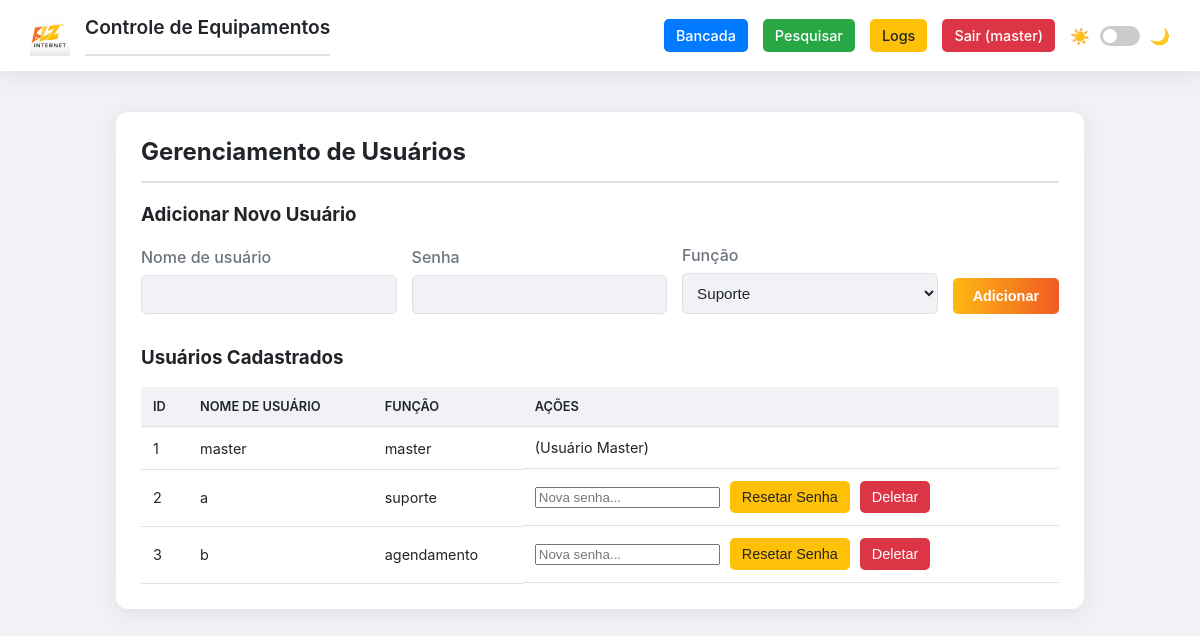
The app's page /admin/users (signed in) with its own data.
### app.py (models this page shows, shortened)
class User(UserMixin, db.Model):
    __tablename__ = "user"
    id = db.Column(db.Integer, primary_key=True)
    username = db.Column(db.String(80), unique=True, nullable=False)
    password_hash = db.Column(db.String(256), nullable=False)
    role = db.Column(db.String(20), nullable=False, default="suporte")
    testes = db.relationship('Teste', backref='tester', lazy=True)
    logs = db.relationship('Log', backref='user', lazy=True)
    @property
    def is_admin(self) -> bool:
        return self.role == "master"

### app.py (the view)
@app.route("/admin/users")
@login_required
@admin_required
def manage_users():
    users = User.query.order_by(User.id).all()
    return render_template("admin_users.html", users=users)

### app.py (called while the page is built)
def admin_required(func):
    @wraps(func)
    def wrapper(*args, **kwargs):
        if not current_user.is_authenticated or not current_user.is_admin:
            abort(403)
        return func(*args, **kwargs)
    return wrapper

@login_manager.user_loader
def load_user(user_id: str) -> Optional[User]:
    try:
        return User.query.get(int(user_id))
    except (ValueError, TypeError):
        return None

### templates/admin_users.html (shortened to what this page needs)
<!DOCTYPE html>
<html lang="pt-br" data-theme="light">
<head>
</head>
<body>
    <header class="top-bar">
        <div class="top-bar-logo">
            <img src="{{ url_for('static', filename='logo.png') }}" alt="Logotipo da Empresa">
            <h1>Controle de Equipamentos</h1>
        </div>
        <div class="top-bar-nav">
            <a href="{{ url_for('index') }}" class="nav-link link-bancada">Bancada</a>
            <a href="{{ url_for('pesquisar') }}" class="nav-link link-pesquisar">Pesquisar</a>
            <a href="{{ url_for('view_logs') }}" class="nav-link link-logs">Logs</a>
            <a href="{{ url_for('logout') }}" class="nav-link logout-link">Sair ({{ current_user.username }})</a>
            <div class="theme-switch">
                <span>☀️</span>
                <label class="switch">
                    <span class="slider"></span>
                </label>
                <span>🌙</span>
            </div>
        </div>
    </header>
    <main class="page-container">
        <section class="card">
            <h2>Gerenciamento de Usuários</h2>
            <div class="form-section" style="margin-bottom: 2em;">
                <h3>Adicionar Novo Usuário</h3>
                <form action="{{ url_for('add_user') }}" method="POST" class="form-row">
                    <div class="form-group">
                        <label for="username">Nome de usuário</label>
                        <input type="text" id="username" name="username" required>
                    </div>
                    <div class="form-group">
                        <label for="password">Senha</label>
                        <input type="password" id="password" name="password" required>
                    </div>
                    <div class="form-group">
                        <label for="role">Função</label>
                        <select id="role" name="role">
                            <option value="suporte" selected>Suporte</option>
                        </select>
                    </div>
                    <button type="submit" class="btn btn-submit">Adicionar</button>
                </form>
            </div>
            <h3>Usuários Cadastrados</h3>
            <table>
                <thead>
                    <tr>
                        <th>ID</th>
                        <th>Nome de Usuário</th>
                        <th>Função</th>
                        <th>Ações</th>
                    </tr>
                </thead>
                <tbody>
                    {% for user in users %}
                    <tr>
                        <td>{{ user.id }}</td>
                        <td>{{ user.username }}</td>
                        <td>{{ user.role }}</td>
                        <td class="actions-cell">
                            {% if user.role != 'master' %}
                                <form action="{{ url_for('reset_user_password', user_id=user.id) }}" method="POST">
                                    <input type="password" name="new_password" placeholder="Nova senha..." required>
                                    <button type="submit" class="btn btn-reset">Resetar Senha</button>
                                </form>
                                <form action="{{ url_for('delete_user', user_id=user.id) }}" method="POST" onsubmit="return confirm('Tem certeza?');">
                                    <button type="submit" class="btn btn-delete">Deletar</button>
                                </form>
                            {% else %}
                                <span>(Usuário Master)</span>
                            {% endif %}
                        </td>
                    </tr>
                    {% endfor %}
                </tbody>
            </table>
        </section>
    </main>
</body>
</html>

### templates/admin_users.html (style rules this page uses)
:root { --cor-laranja-blz: #f15a24; --cor-amarelo-blz: #fdb913; --gradiente-blz: linear-gradient(90deg, var(--cor-amarelo-blz), var(--cor-laranja-blz)); --cor-fundo: #f0f2f5; --cor-fundo-card: #ffffff; --cor-texto-principal: #212529; --cor-texto-secundario: #6c757d; --cor-borda: #dee2e6; --sombra: 0 4px 25px rgba(0, 0, 0, 0.08); --cor-primaria: #007bff; --cor-sucesso: #28a745; --cor-perigo: #dc3545; --cor-info: #17a2b8; --cor-aviso: #ffc107; }
* { box-sizing: border-box; }
body { font-family: -apple-system, BlinkMacSystemFont, "Segoe UI", Roboto, "Helvetica Neue", Arial, sans-serif; margin: 0; padding-top: 80px; background-color: var(--cor-fundo); color: var(--cor-texto-principal); transition: background-color 0.3s, color 0.3s; }
.top-bar { position: fixed; top: 0; left: 0; right: 0; display: flex; justify-content: space-between; align-items: center; padding: 15px 30px; background-color: var(--cor-fundo-card); box-shadow: var(--sombra); z-index: 1000; }
.top-bar-logo { display: flex; align-items: center; gap: 15px; }
.top-bar-logo img { height: 40px; }
.top-bar-logo h1 { font-size: 1.2rem; font-weight: 600; margin: 0; color: var(--cor-texto-principal); }
.top-bar-nav { display: flex; align-items: center; gap: 15px; }
.nav-link, .btn { text-decoration: none; color: white; padding: 8px 12px; border-radius: 5px; font-weight: 500; font-size: 0.9rem; transition: all 0.2s ease; border: none; cursor: pointer; }
.link-bancada { background-color: var(--cor-primaria); }
.link-pesquisar { background-color: var(--cor-sucesso); }
.link-logs { background-color: var(--cor-aviso); color: var(--cor-texto-principal); }
.logout-link { background-color: var(--cor-perigo); }
.page-container { max-width: 1000px; margin: 2em auto; padding: 0 1em; }
.card { background-color: var(--cor-fundo-card); padding: 25px; border-radius: 12px; box-shadow: var(--sombra); margin-bottom: 2em; }
h1, h2 { color: var(--cor-texto-principal); border-bottom: 2px solid var(--cor-borda); padding-bottom: 15px; margin-top: 0; font-size: 1.5rem; }
.form-row { display: flex; flex-wrap: wrap; align-items: flex-end; gap: 15px; }
.form-group { flex: 1 1 180px; }
.form-group label { display: block; margin-bottom: 8px; font-weight: 500; color: var(--cor-texto-secundario); }
.form-group input, .form-group select { width: 100%; padding: 10px; border-radius: 5px; border: 1px solid var(--cor-borda); background-color: var(--cor-fundo); color: var(--cor-texto-principal); font-size: 0.95rem; }
.btn-submit { padding: 10px 20px; background: var(--gradiente-blz); color: white; border-radius: 5px; font-weight: 600; }
table { width: 100%; border-collapse: collapse; }
th, td { padding: 12px; border-bottom: 1px solid var(--cor-borda); text-align: left; vertical-align: middle; font-size: 0.9rem; }
th { background-color: var(--cor-fundo); font-weight: 600; text-transform: uppercase; font-size: 0.8rem; }
.actions-cell { display: flex; gap: 10px; flex-wrap: wrap; align-items: center; }
.actions-cell form { margin: 0; display: flex; gap: 10px; align-items: center; }
.btn-delete { background-color: var(--cor-perigo); }
.btn-reset { background-color: var(--cor-aviso); color: #212529; }
.theme-switch { display: flex; align-items: center; gap: 10px; color: var(--cor-texto-secundario); }
.switch { position: relative; display: inline-block; width: 40px; height: 20px; }
.slider { position: absolute; cursor: pointer; top: 0; left: 0; right: 0; bottom: 0; background-color: #ccc; transition: .4s; border-radius: 20px; }
.slider:before { position: absolute; content: ""; height: 14px; width: 14px; left: 3px; bottom: 3px; background-color: white; transition: .4s; border-radius: 50%; }

### records on screen
User: username "master", id "1", role "master", shows "(Usuário Master)"
User: id "2", username "a", role "suporte"
User: id "3", username "b", role "agendamento"
